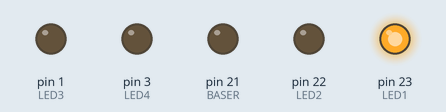
Recording of a sketch running on a simulated Arduino Mega 2560, built with avr-gcc and run on an emulated ATmega2560. On the bench: output pins drawn as LEDs (lit = HIGH).

Above: at 1.2 s.
At 2.2 s:
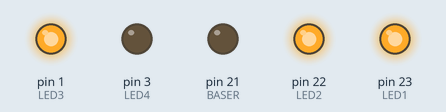
At 2.7 s:
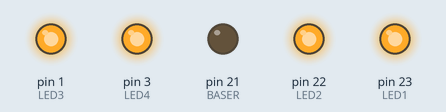
At 3.7 s:
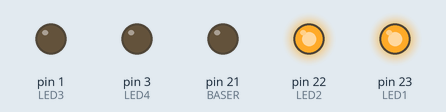
At 4.7 s:
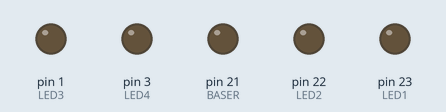
Timing chart, 0 to 5.6 s (numbered marks = the images above):
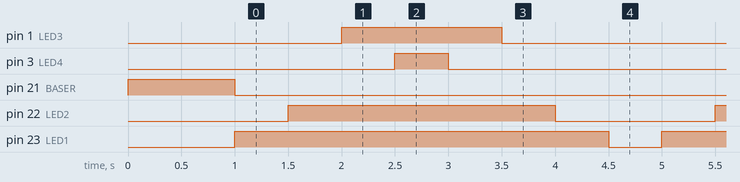

Measured:
- by itself, pin 1 (LED3): alternates HIGH for 1.5 s and LOW for 2.5 s
- by itself, pin 3 (LED4): alternates HIGH for 0.50 s and LOW for 3.5 s
- by itself, pin 22 (LED2): alternates HIGH for 2.5 s and LOW for 1.5 s
- by itself, pin 23 (LED1): alternates HIGH for 3.5 s and LOW for 0.50 s

The sketch:

esp32_pr_lern1.ino
```cpp
short LED1 = 23;
short LED2 = 22;
short LED3 = 1;
short LED4 = 3;
short BASER = 21;


short DELAY_TIME = 500;

void setup() {
  // put your setup code here, to run once:
 pinMode(LED1,OUTPUT);
 pinMode(LED2,OUTPUT);
 pinMode(LED3,OUTPUT);
 pinMode(LED4,OUTPUT);
 pinMode(BASER,OUTPUT);
 digitalWrite(BASER,HIGH);
 delay(1000);
 digitalWrite(BASER,LOW);
}

void loop() {
  // put your main code here, to run repeatedly:

  digitalWrite(LED1,HIGH);
  delay(DELAY_TIME);
  digitalWrite(LED2,HIGH);
  delay(DELAY_TIME);
  digitalWrite(LED3,HIGH);
  delay(DELAY_TIME);
  digitalWrite(LED4,HIGH);
  delay(DELAY_TIME);
  digitalWrite(LED4,LOW);
  delay(DELAY_TIME);
  digitalWrite(LED3,LOW);
  delay(DELAY_TIME);
  digitalWrite(LED2,LOW);
  delay(DELAY_TIME);
  digitalWrite(LED1,LOW);
  delay(DELAY_TIME);
}
```

main.cpp
```cpp
#include <Arduino.h>

void setup() {
  // put your setup code here, to run once:
  Serial.begin(9600);
  pinMode(A0,INPUT);
  pinMode(13,OUTPUT);
  pinMode(12,OUTPUT);

}

void loop() {
  // put your main code here, to run repeatedly:
  int sensorValue = analogRead(A0);
  float voltage = sensorValue * (5.0 / 1023.0);

  delay(sensorValue);
  digitalWrite(13,HIGH);
  digitalWrite(12,LOW);
  delay(sensorValue);
  digitalWrite(13,LOW);
  digitalWrite(12,HIGH);

  Serial.println(sensorValue);
  Serial.println(voltage);
}
```
